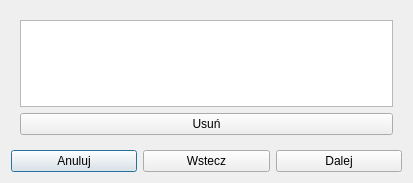
<?xml version="1.0" encoding="UTF-8"?>
<ui version="4.0">
 <class>CreateSurveyDialog</class>
 <widget class="QDialog" name="CreateSurveyDialog">
  <property name="geometry">
   <rect>
    <x>0</x>
    <y>0</y>
    <width>413</width>
    <height>183</height>
   </rect>
  </property>
  <property name="windowTitle">
   <string>Definiowanie nowej ankiety</string>
  </property>
  <layout class="QGridLayout" name="gridLayout_2">
   <item row="1" column="0">
    <widget class="QPushButton" name="m_pAnulujButton">
     <property name="text">
      <string>Anuluj</string>
     </property>
    </widget>
   </item>
   <item row="0" column="0" colspan="3">
    <widget class="QStackedWidget" name="stackedWidget">
     <property name="currentIndex">
      <number>4</number>
     </property>
     <widget class="QWidget" name="surveyNamePage">
      <layout class="QGridLayout" name="gridLayout">
       <item row="0" column="0">
        <widget class="QLabel" name="label">
         <property name="text">
          <string>Proszę wpisać nazwę ankiety:</string>
         </property>
        </widget>
       </item>
       <item row="1" column="0">
        <widget class="QLineEdit" name="m_pSurveyNameLineEdit"/>
       </item>
      </layout>
     </widget>
     <widget class="QWidget" name="mainPage">
      <layout class="QGridLayout" name="gridLayout_3">
       <item row="0" column="0">
        <widget class="QGroupBox" name="groupBox">
         <property name="title">
          <string>Co chcesz teraz zrobić?</string>
         </property>
         <layout class="QGridLayout" name="gridLayout_7">
          <item row="0" column="0">
           <widget class="QRadioButton" name="m_pExistingQuestionRadioButton">
            <property name="text">
             <string>istniejące pytanie</string>
            </property>
            <property name="checked">
             <bool>true</bool>
            </property>
           </widget>
          </item>
          <item row="1" column="0">
           <widget class="QRadioButton" name="m_pNewQuestionRadioButton">
            <property name="text">
             <string>nowe pytanie</string>
            </property>
           </widget>
          </item>
         </layout>
        </widget>
       </item>
      </layout>
     </widget>
     <widget class="QWidget" name="categoryPage">
      <layout class="QGridLayout" name="gridLayout_5">
       <item row="0" column="0">
        <widget class="QLabel" name="label_4">
         <property name="text">
          <string>Proszę wybrać kategorię pytania</string>
         </property>
        </widget>
       </item>
       <item row="1" column="0">
        <widget class="QComboBox" name="m_pCategoryComboBox"/>
       </item>
      </layout>
     </widget>
     <widget class="QWidget" name="questionListPage">
      <layout class="QGridLayout" name="gridLayout_6">
       <item row="0" column="0">
        <widget class="QLabel" name="m_pCategoryLabel">
         <property name="text">
          <string>Wybierz pytanie z kategorii: &lt;&gt;</string>
         </property>
        </widget>
       </item>
       <item row="1" column="0">
        <widget class="QComboBox" name="m_pQuestionComboBox"/>
       </item>
       <item row="2" column="0">
        <widget class="QLabel" name="m_pAnswersLabel">
         <property name="text">
          <string>Odpowiedzi</string>
         </property>
        </widget>
       </item>
       <item row="3" column="0">
        <widget class="QPushButton" name="m_pFinishButton">
         <property name="text">
          <string>Zakończ definicję ankiety</string>
         </property>
        </widget>
       </item>
      </layout>
     </widget>
     <widget class="QWidget" name="resultPage">
      <layout class="QGridLayout" name="gridLayout_4">
       <item row="0" column="0">
        <widget class="QListWidget" name="m_pAddedQuestionListWidget"/>
       </item>
       <item row="1" column="0">
        <widget class="QPushButton" name="m_pDeleteButton">
         <property name="text">
          <string>Usuń</string>
         </property>
        </widget>
       </item>
      </layout>
     </widget>
    </widget>
   </item>
   <item row="1" column="2">
    <widget class="QPushButton" name="m_pNextButton">
     <property name="text">
      <string>Dalej</string>
     </property>
    </widget>
   </item>
   <item row="1" column="1">
    <widget class="QPushButton" name="m_pBackButton">
     <property name="text">
      <string>Wstecz</string>
     </property>
    </widget>
   </item>
  </layout>
 </widget>
 <resources/>
 <connections/>
</ui>
